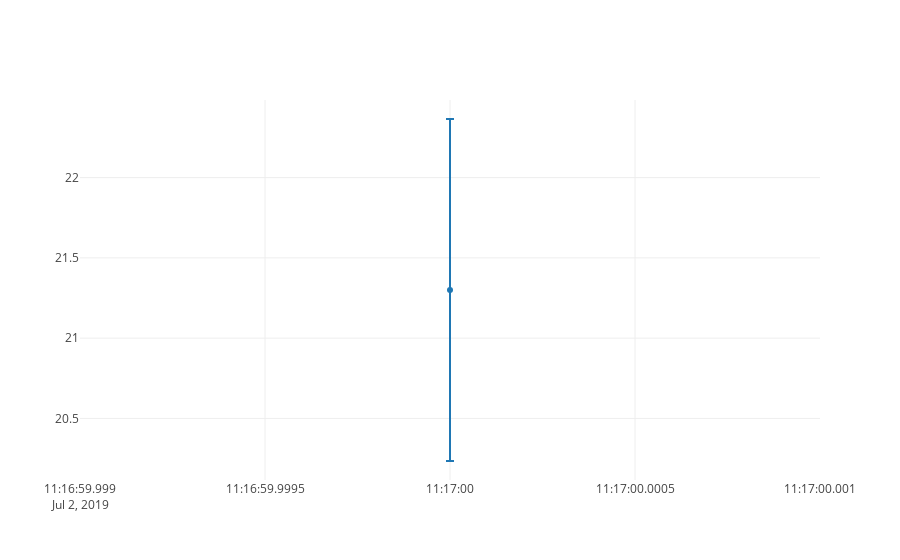

Write notebook code for a chart like this one.
### Code cell
iplot(data)

### Figure 1 — Plotly figure (JSON) as saved in the notebook; plotly's stock layout.template omitted (floating-point values rounded to 4 significant figures)
{"data": [{"error_y": {"type": "percent", "value": 5}, "type": "scatter", "uid": "c146a446-ec1d-4f40-a0eb-e2077fc526c6", "x": ["2019-07-02 11:17:00"], "y": [21.3]}], "layout": {}}
